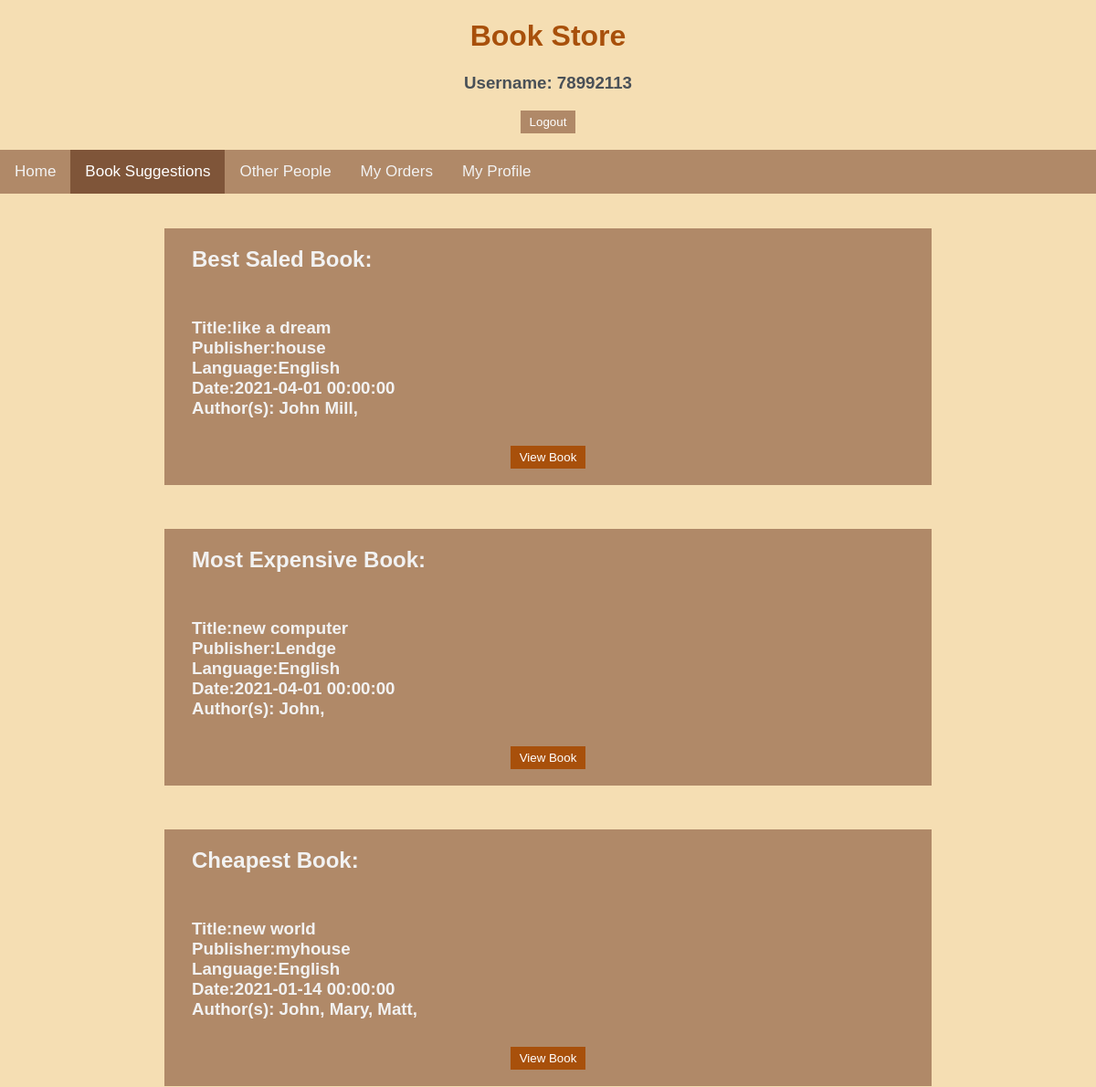
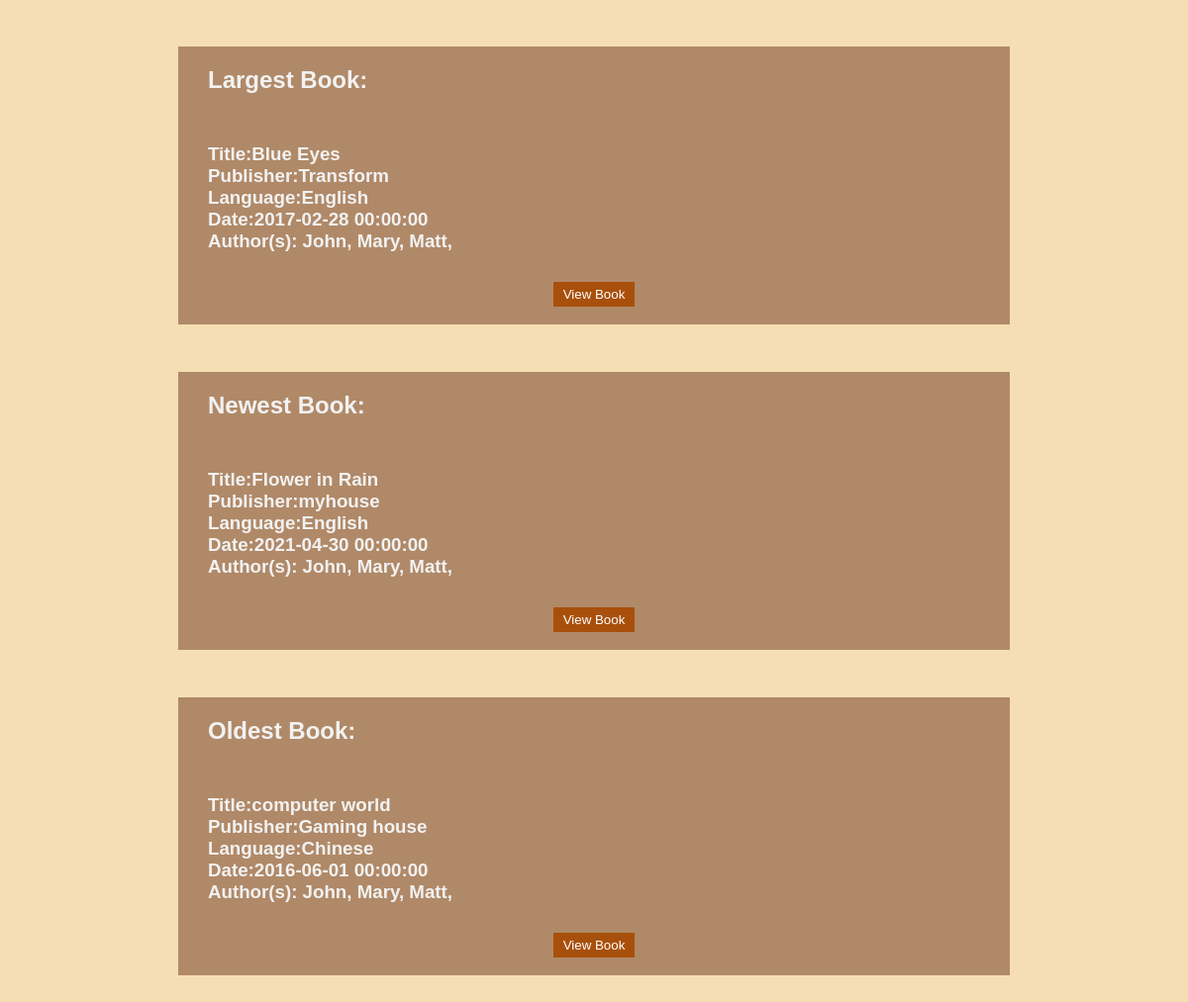
The page /bookSug/78992113 on the database its author committed (2 pictures, top to bottom).
### app.py (models this page shows)
class Book(db.Model):
    ISBN = db.Column(db.Integer,nullable=False,primary_key=True)
    title = db.Column(db.String(30),nullable=False)
    page = db.Column(db.Integer)
    date = db.Column(db.DateTime,nullable=False, default=datetime.utcnow)
    publisher = db.Column(db.String(30), nullable=False)
    language = db.Column(db.String(30),nullable=False,default="English")
    stock = db.Column(db.Integer,nullable=False)
    price = db.Column(db.Float,nullable=False)

class Author(db.Model):
    __tablename__ = 'Author'
    name = db.Column(db.String(30),nullable=False)
    ISBN = db.Column(db.Integer,db.ForeignKey('book.ISBN', ondelete='CASCADE'),nullable=False)
    __table_args__ = (
    db.PrimaryKeyConstraint(
        name, ISBN,
        ),
    )

### app.py (the view)
@app.route('/bookSug/<id>')
def booksug(id):
    authors=Author.query.all()
    orderedbook=Order.query.group_by(Order.title).order_by(func.sum(Order.copynum).desc()).limit(1)
    popbook=Book.query.filter(Book.title==orderedbook[0].title)
    expen=Book.query.order_by(Book.price.desc()).limit(1)
    cheap=Book.query.order_by(Book.price).limit(1)
    large=Book.query.order_by(Book.page.desc()).limit(1)
    new=Book.query.order_by(Book.date.desc()).limit(1)
    old=Book.query.order_by(Book.date).limit(1)
    return render_template('booksugg.html',allbook=popbook,user=id,allAuthors=authors
                            ,exp=expen[0],cheapbook=cheap[0],largebook=large[0],latest=new[0],oldest=old[0])

### templates/booksugg.html (shortened to what this page needs)
{% extends "base.html" %}
{% block body %}
<h1 id="top">Book Store</h1>
<h3 id="top">Username: {{user}}</h3>
<div class="toIndex"><form action='/' ><input class="button" type="submit" value="Logout"></form></div><br>
<div class="topnav">
    <a href="/main/{{user}}">Home</a>
    <a class="active" href="/bookSug/{{user}}">Book Suggestions</a>
    <a href="/alluser/{{user}}">Other People</a>
    <a href="/orderInfo/{{user}}">My Orders</a>
    <a href="/profile/{{user}}">My Profile</a>
</div>
<br>
<div class="allBook">
    {%for book in allbook%}
        <div class="eachbook">
            <h2 id='eachb'>Best Saled Book:</h2>
            <h3 id='eachb'>
                Title:{{book.title}}<br>
                Publisher:{{book.publisher}}<br>
                Language:{{book.language}}<br>
                Date:{{book.date}}<br>
                Author(s):
                    {% for author in allAuthors %}
                        {%if author.ISBN==book.ISBN%}
                            {{author.name}},
                        {%endif%}
                    {%endfor%}<br>
            </h3>
            <div class="toIndex"><form action='/oneBook/{{book.ISBN}}/{{user}}'>
            <input class="viewbutton" type="submit" value="View Book"></form>
            </div><br>
        </div>
    {%endfor%}
</div><br>
<div class="allBook">
    <div class="eachbook">
        <h2 id='eachb'>Most Expensive Book:</h2>
        <h3 id='eachb'>
            Title:{{exp.title}}<br>
                    Publisher:{{exp.publisher}}<br>
                    Language:{{exp.language}}<br>
                    Date:{{exp.date}}<br>
                    Author(s):
                        {% for author in allAuthors %}
                            {%if author.ISBN==exp.ISBN%}
                                {{author.name}},
                            {%endif%}
                        {%endfor%}<br>
        </h3>
        <div class="toIndex"><form action='/oneBook/{{exp.ISBN}}/{{user}}'>
        <input class="viewbutton" type="submit" value="View Book"></form>
        </div><br>
    </div>
</div>
<br>
<div class="allBook">
    <div class="eachbook">
        <h2 id='eachb'>Cheapest Book:</h2>
        <h3 id='eachb'>
            Title:{{cheapbook.title}}<br>
                    Publisher:{{cheapbook.publisher}}<br>
                    Language:{{cheapbook.language}}<br>
                    Date:{{cheapbook.date}}<br>
                    Author(s):
                        {% for author in allAuthors %}
                            {%if author.ISBN==cheapbook.ISBN%}
                                {{author.name}},
                            {%endif%}
                        {%endfor%}<br>
        </h3>
        <div class="toIndex"><form action='/oneBook/{{cheapbook.ISBN}}/{{user}}'>
        <input class="viewbutton" type="submit" value="View Book"></form>
        </div><br>
    </div>
</div><br>
<div class="allBook">
    <div class="eachbook">
        <h2 id='eachb'>Largest Book:</h2>
        <h3 id='eachb'>
            Title:{{largebook.title}}<br>
                    Publisher:{{largebook.publisher}}<br>
                    Language:{{largebook.language}}<br>
                    Date:{{largebook.date}}<br>
                    Author(s):
                        {% for author in allAuthors %}
                            {%if author.ISBN==cheapbook.ISBN%}
                                {{author.name}},
                            {%endif%}
                        {%endfor%}<br>
        </h3>
        <div class="toIndex"><form action='/oneBook/{{largebook.ISBN}}/{{user}}'>
        <input class="viewbutton" type="submit" value="View Book"></form>
        </div><br>
    </div>
</div><br>
<div class="allBook">
    <div class="eachbook">
        <h2 id='eachb'>Newest Book:</h2>
        <h3 id='eachb'>
            Title:{{latest.title}}<br>
                    Publisher:{{latest.publisher}}<br>
                    Language:{{latest.language}}<br>
                    Date:{{latest.date}}<br>
                    Author(s):
                        {% for author in allAuthors %}
                            {%if author.ISBN==cheapbook.ISBN%}
                                {{author.name}},
                            {%endif%}
                        {%endfor%}<br>
        </h3>
        <div class="toIndex"><form action='/oneBook/{{latest.ISBN}}/{{user}}'>
        <input class="viewbutton" type="submit" value="View Book"></form>
        </div><br>
    </div>
</div><br>
<div class="allBook">
    <div class="eachbook">
        <h2 id='eachb'>Oldest Book:</h2>
        <h3 id='eachb'>
            Title:{{oldest.title}}<br>
                    Publisher:{{oldest.publisher}}<br>
                    Language:{{oldest.language}}<br>
                    Date:{{oldest.date}}<br>
                    Author(s):
                        {% for author in allAuthors %}
                            {%if author.ISBN==cheapbook.ISBN%}
                                {{author.name}},
                            {%endif%}
                        {%endfor%}<br>
        </h3>
        <div class="toIndex"><form action='/oneBook/{{oldest.ISBN}}/{{user}}'>
        <input class="viewbutton" type="submit" value="View Book"></form>
        </div><br>
    </div>
</div><br>
{% endblock %}

### static/css/main.css (style rules this page uses)
body { margin:0; font-family: sans-serif; background-color: wheat; }
h1 { font-family:'Gill Sans', 'Gill Sans MT', Calibri, 'Trebuchet MS', sans-serif ; color: #A8500B; }
h2 { color:#495057; }
h3 { color:#495057; }
.allBook { margin: auto; width: 70%; padding: 10px; }
.eachbook { background-color: #b08968; }
#eachb { margin: 10px; padding:20px; color: #f2f2f2; }
.toIndex { display: flex; justify-content: center; text-align: center; }
#top { text-align: center; }
.button { background-color: #b08968; border: none; color: white; padding: 5px 10px; text-align: center; text-decoration: none; display: inline-block; }
.viewbutton { background-color: #A8500B; border: none; color: white; padding: 5px 10px; text-align: center; text-decoration: none; display: inline-block; }
.topnav { background-color: #b08968; overflow: hidden; }
.topnav a { float: left; color: #f2f2f2; text-align: center; padding: 14px 16px; text-decoration: none; font-size: 17px; }
.topnav a.active { background-color: #7f5539; color: white; }

### rows shown on the page
Book: title "like a dream", publisher "house", language "English", date "2021-04-01 00:00:00"
Author: name "John Mill"
Book: title "new computer", publisher "Lendge", language "English", date "2021-04-01 00:00:00"
Author: name "John"
Book: title "new world", publisher "myhouse", language "English", date "2021-01-14 00:00:00"
Author: name "John"
Author: name "Mary"
Author: name "Matt"
Book: title "Blue Eyes", publisher "Transform", language "English", date "2017-02-28 00:00:00"
Book: title "Flower in Rain", publisher "myhouse", language "English", date "2021-04-30 00:00:00"
Book: title "computer world", publisher "Gaming house", language "Chinese", date "2016-06-01 00:00:00"

### other values the page prints
{{ user }} "78992113"
